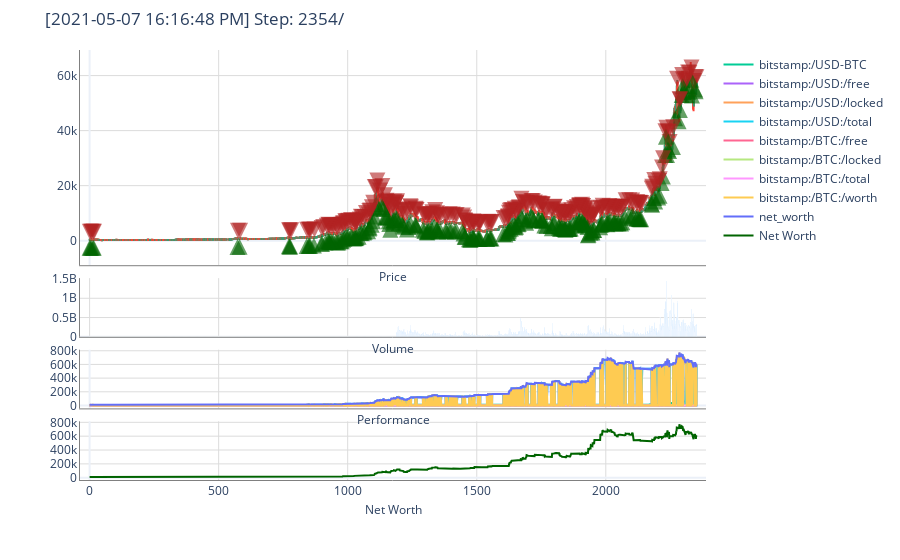

The cell this chart's notebook holds for it:
### Code cell
episode_reward = 0
done = False

state  = env.reset()
# while not done:
for _ in range(len(data.index)):
    action = agent.get_action(state, threshold=0)
    next_state, reward, done, info = env.step(action)
    print(info)
    episode_reward += reward
    state = next_state

env.render()
